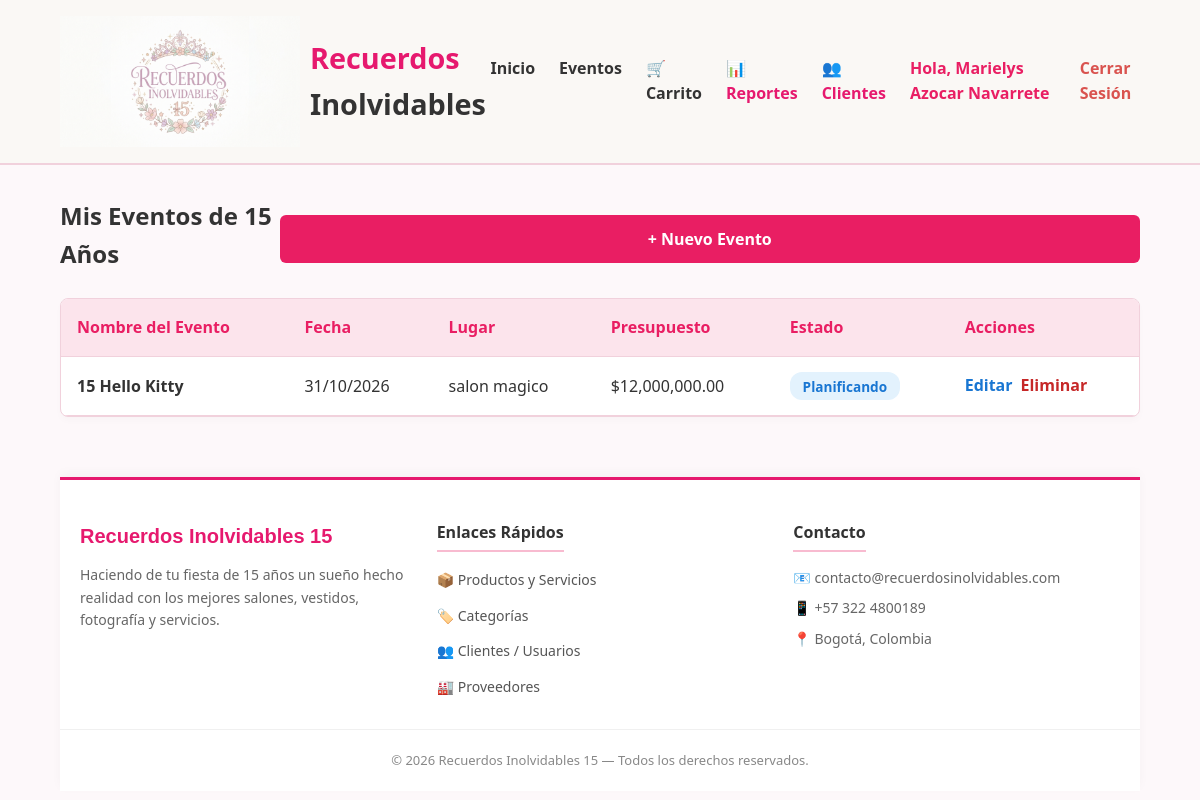
The page /index.php?controller=evento&action=index (signed in) on the database its author committed.
### tables this page shows
CREATE TABLE `eventos` (
  `id_evento` int(11) NOT NULL,
  `id_usuario` int(11) NOT NULL,
  `nombre_evento` varchar(150) NOT NULL,
  `fecha_evento` date NOT NULL,
  `presupuesto` decimal(10,2) DEFAULT '0.00',
  `lugar` varchar(200) DEFAULT NULL,
  `estado` enum('Planificando','Confirmado','Finalizado','Cancelado') DEFAULT 'Planificando',
  `fecha_creacion` timestamp NOT NULL DEFAULT CURRENT_TIMESTAMP
);

### controllers/EventoController.php (called while the page is built, shortened)
<?php
require_once __DIR__ . '/../models/Evento.php';
class EventoController {
    private $eventoModel;
    public function __construct() {
        $this->eventoModel = new Evento();
    }
    public function index() {
        $user_id = $_SESSION['user_id'];
        $eventos = $this->eventoModel->obtenerPorUsuario($user_id);
        require_once __DIR__ . '/../views/eventos/index.php';
    }
}

### models/evento.php (called while the page is built, shortened)
<?php
require_once __DIR__ . '/../config/database.php';
class Evento {
    private $conn;
    private $table_name = "eventos";
    public function __construct() {
        $database = new Database();
        $this->conn = $database->getConnection();
    }
    public function obtenerPorUsuario($id_usuario) {
        $sql = "SELECT * FROM " . $this->table_name . "
                WHERE id_usuario = :id_usuario
                ORDER BY fecha_evento ASC";
        $stmt = $this->conn->prepare($sql);
        $stmt->bindValue(':id_usuario', $id_usuario, PDO::PARAM_INT);
        $stmt->execute();
        return $stmt->fetchAll();
    }
}

### config/Database.php (called while the page is built, shortened)
<?php
class Database {
    private $host = "localhost";
    private $db_name = "recuerdos_inolvidables";
    private $username = "root";
    private $password = "";
    public function getConnection() {
        $this->conn = null;
        try {
            $this->conn = new PDO(
                "mysql:host=" . $this->host . ";dbname=" . $this->db_name . ";charset=utf8mb4",
                $this->username,
                $this->password,
                [
                    PDO::ATTR_ERRMODE => PDO::ERRMODE_EXCEPTION,
                    PDO::ATTR_DEFAULT_FETCH_MODE => PDO::FETCH_ASSOC,
                    PDO::ATTR_EMULATE_PREPARES => false
                ]
            );
        } catch (PDOException $exception) {
            echo "Error de conexión: " . $exception->getMessage();
        }
        return $this->conn;
    }
}

### views/eventos/index.php (the view, shortened to what this page needs)
<?php
require_once __DIR__ . '/../layouts/header.php';
?>
<section class="events-header">
    <div class="header-action">
        <h1>Mis Eventos de 15 Años</h1>
        <a href="index.php?controller=evento&action=crear" class="btn-primary">+ Nuevo Evento</a>
    </div>
</section>
<section class="events-list">
    <?php if (!empty($eventos)): ?>
        <div class="table-responsive">
            <table class="data-table">
                <thead>
                    <tr>
                        <th>Nombre del Evento</th>
                        <th>Fecha</th>
                        <th>Lugar</th>
                        <th>Presupuesto</th>
                        <th>Estado</th>
                        <th>Acciones</th>
                    </tr>
                </thead>
                <tbody>
                    <?php foreach ($eventos as $e): ?>
                        <tr>
                            <td><strong><?php echo htmlspecialchars($e['nombre_evento']); ?></strong></td>
                            <td><?php echo date('d/m/Y', strtotime($e['fecha_evento'])); ?></td>
                            <td><?php echo htmlspecialchars($e['lugar'] ?: 'Por definir'); ?></td>
                            <td>$<?php echo number_format($e['presupuesto'], 2); ?></td>
                            <td>
                                <span class="badge-status status-<?php echo strtolower($e['estado']); ?>">
                                    <?php echo htmlspecialchars($e['estado']); ?>
                                </span>
                            </td>
                            <td class="actions">
                                <a href="index.php?controller=evento&action=editar&id=<?php echo $e['id_evento']; ?>" class="btn-edit">Editar</a>
                                <a href="index.php?controller=evento&action=eliminar&id=<?php echo $e['id_evento']; ?>"
                                   class="btn-delete"
                                   onclick="return confirm('¿Estás seguro de que deseas eliminar este evento?');">Eliminar</a>
                            </td>
                        </tr>
                    <?php endforeach; ?>
                </tbody>
            </table>
        </div>
    <?php endif; ?>
</section>
<?php include __DIR__ . '/../layouts/footer.php'; ?>

### public/css/styles.css (style rules this page uses)
:root { --primary-color: #e91e63; --primary-hover: #c2185b; --secondary-color: #f8bbd0; --text-dark: #333333; --bg-light: #fdf8fa; --white: #ffffff; --border-color: #f1d1dc; }
* { box-sizing: border-box; margin: 0; padding: 0; font-family: 'Segoe UI', Tahoma, Geneva, Verdana, sans-serif; }
body { background-color: var(--bg-light); color: var(--text-dark); line-height: 1.6; }
.btn-primary { display: inline-block; width: 100%; text-align: center; padding: 0.7rem; background-color: var(--primary-color); color: var(--white); text-decoration: none; border-radius: 6px; font-weight: bold; margin-top: 0.5rem; }
.header-action { display: flex; justify-content: space-between; align-items: center; margin: 2rem 0 1.5rem; }
.table-responsive { overflow-x: auto; background-color: var(--white); border-radius: 8px; border: 1px solid var(--border-color); box-shadow: 0 4px 6px rgba(0,0,0,0.02); }
.data-table { width: 100%; border-collapse: collapse; text-align: left; }
.data-table th, .data-table td { padding: 1rem; border-bottom: 1px solid var(--border-color); }
.data-table th { background-color: #fce4ec; color: var(--primary-color); font-weight: 600; }
.badge-status { padding: 0.3rem 0.8rem; border-radius: 12px; font-size: 0.85rem; font-weight: bold; }
.status-planificando { background-color: #e3f2fd; color: #1976d2; }
.actions { display: flex; gap: 0.5rem; }
.btn-edit { color: #1976d2; text-decoration: none; font-weight: 600; }
.btn-delete { color: #c62828; text-decoration: none; font-weight: 600; }

### rows shown on the page
eventos: nombre_evento "15 Hello Kitty", fecha_evento "31/10/2026", lugar "salon magico", presupuesto "12,000,000.00", estado "Planificando"

### other values the page prints
$_SESSION['user_nombre'] "Marielys Azocar Navarrete"
